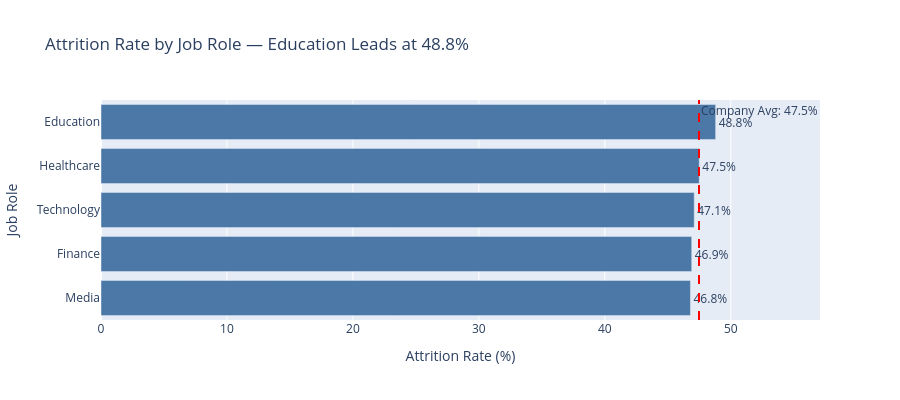

Notebook cell for this chart:
### Markdown cell above
Question 1

### Code cell
import pandas as pd
import numpy as np
import plotly.express as px
import plotly.graph_objects as go

df = pd.read_csv("cleaned_attrition_data.csv")

total = len(df)
left = df["attrition"].sum()
stayed = total - left
overall_rate = left / total * 100

print(f"Total Employees: {total:,}")
print(f"Left: {left:,}")
print(f"Stayed: {stayed:,}")
print(f"Overall Attrition Rate: {overall_rate:.1f}%")

role_attrition = (
    df.groupby("job_role")["attrition"]
    .agg(["mean", "count"])
    .rename(columns={"mean": "attrition_rate", "count": "total"})
)
role_attrition["attrition_rate"] = (role_attrition["attrition_rate"] * 100).round(1)
role_attrition["left"] = (role_attrition["attrition_rate"] / 100 * role_attrition["total"]).astype(int)
role_attrition = role_attrition.sort_values("attrition_rate", ascending=False)

fig = px.bar(
    role_attrition.reset_index(),
    x="attrition_rate",
    y="job_role",
    orientation="h",
    text="attrition_rate",
    title="Attrition Rate by Job Role — Education Leads at 48.8%",
    labels={"attrition_rate": "Attrition Rate (%)", "job_role": "Job Role"},
    color_discrete_sequence=["#4C78A8"],
)
fig.add_vline(x=overall_rate, line_dash="dash", line_color="red", annotation_text=f"Company Avg: {overall_rate:.1f}%")
fig.update_traces(texttemplate="%{text:.1f}%", textposition="outside")
fig.update_layout(yaxis=dict(categoryorder="total ascending"), height=400)
fig.show()

print(f"\nInsight: Nearly half the workforce ({overall_rate:.1f}%) has left — this is a company-wide crisis, not a department problem.")
print(f"Education roles lead at {role_attrition.iloc[0]['attrition_rate']}% attrition ({role_attrition.iloc[0]['left']:,} people lost).")
print("However, all roles cluster within 2 percentage points, meaning the root causes are systemic.")
print("\nAction: Don't target one department — launch a company-wide retention program.")
print("Start with Education (highest rate) and Healthcare (largest headcount loss) as pilot groups.")

### Figure 1 — Plotly figure (JSON) as saved in the notebook; plotly's stock layout.template omitted (floating-point values rounded to 4 significant figures)
{"data": [{"hovertemplate": "Attrition Rate (%)=%{text}<br>Job Role=%{y}<extra></extra>", "legendgroup": "", "marker": {"color": "#4C78A8", "pattern": {"shape": ""}}, "name": "", "orientation": "h", "showlegend": false, "text": [48.8, 47.5, 47.1, 46.9, 46.8], "textposition": "outside", "texttemplate": "%{text:.1f}%", "type": "bar", "x": [48.8, 47.5, 47.1, 46.9, 46.8], "xaxis": "x", "y": ["Education", "Healthcare", "Technology", "Finance", "Media"], "yaxis": "y"}], "layout": {"annotations": [{"showarrow": false, "text": "Company Avg: 47.5%", "x": 47.48, "xanchor": "left", "xref": "x", "y": 1, "yanchor": "top", "yref": "y domain"}], "barmode": "relative", "height": 400, "legend": {"tracegroupgap": 0}, "shapes": [{"line": {"color": "red", "dash": "dash"}, "type": "line", "x0": 47.48, "x1": 47.48, "xref": "x", "y0": 0, "y1": 1, "yref": "y domain"}], "title": {"text": "Attrition Rate by Job Role — Education Leads at 48.8%"}, "xaxis": {"anchor": "y", "domain": [0, 1], "title": {"text": "Attrition Rate (%)"}}, "yaxis": {"anchor": "x", "categoryorder": "total ascending", "domain": [0, 1], "title": {"text": "Job Role"}}}}
